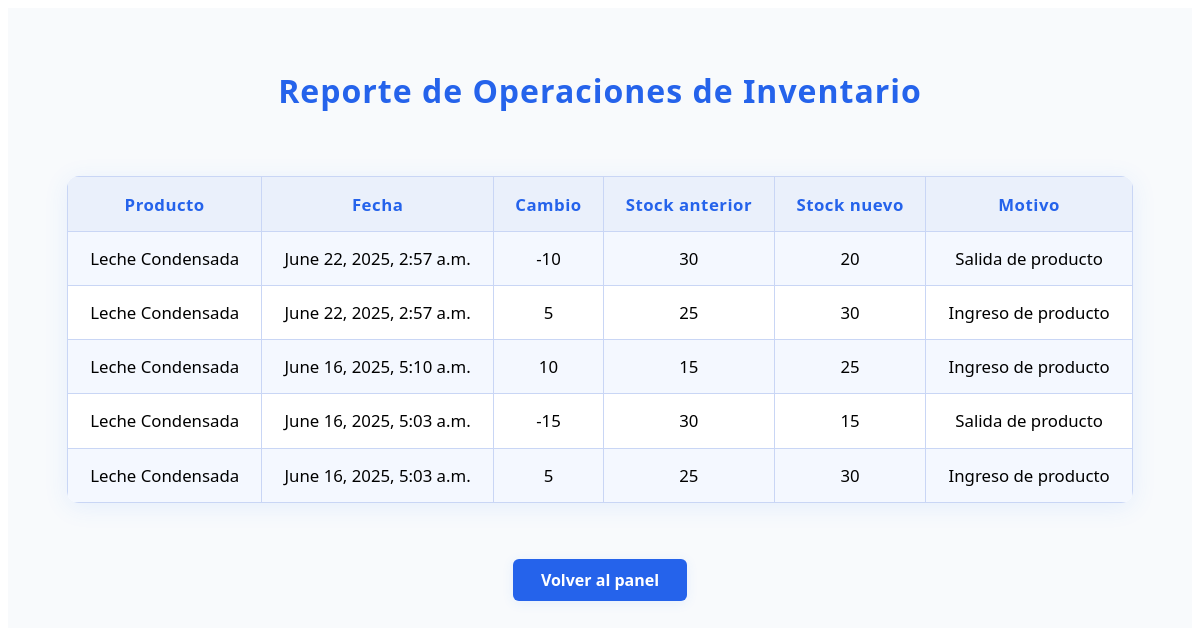
Page /directivo/reporte-operaciones/ on the earlier database version.
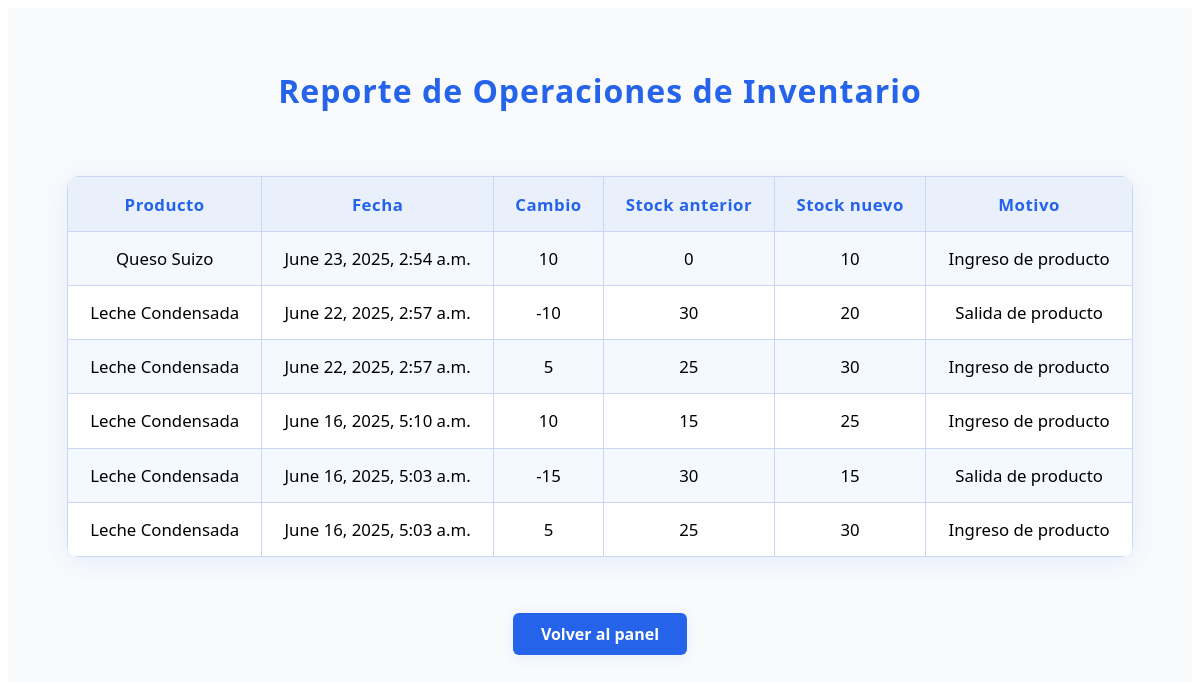
Same page on the later database version.
### Operador/Inventario/models.py (models this page shows, shortened)
class HistorialStock(models.Model):
    producto = models.ForeignKey(Producto, on_delete=models.CASCADE)
    fecha = models.DateTimeField(auto_now_add=True)
    stock_anterior = models.IntegerField()
    stock_nuevo = models.IntegerField()
    cambio = models.IntegerField()  # positivo para ingreso, negativo para salida
    motivo = models.CharField(max_length=100, blank=True, null=True)

### Cliente/producto/models.py (models this page shows, shortened)
class Producto(models.Model):
    id_producto = models.AutoField(primary_key=True)
    id_categoria = models.ForeignKey(Categoria, on_delete=models.CASCADE)
    nombre_producto = models.CharField(max_length=50)
    precio = models.DecimalField(max_digits=10, decimal_places=2)
    stock = models.IntegerField()

### Directivo/Controller/DirectivoController.py (the view)
# urls.py: path('reporte-operaciones/', reporte_operaciones_inventario, name='reporte_operaciones_inventario'),
def reporte_operaciones_inventario(request):
    historial = HistorialStock.objects.select_related('producto').order_by('-fecha')
    return render(request, 'reporte/reporte_operaciones_inventario.html', {'historial': historial})

### Directivo/templates/reporte/reporte_operaciones_inventario.html (shortened to what this page needs)
{% load static %}
<!DOCTYPE html>
<html>
<head>
    <link rel="stylesheet" href="{% static 'directivo/reporte_operaciones_inventario.css' %}">
</head>
<body>
    <div class="reporte-operaciones-root">
        <h1>Reporte de Operaciones de Inventario</h1>
        <table class="reporte-operaciones-table">
            <tr>
                <th>Producto</th>
                <th>Fecha</th>
                <th>Cambio</th>
                <th>Stock anterior</th>
                <th>Stock nuevo</th>
                <th>Motivo</th>
            </tr>
            {% for op in historial %}
            <tr>
                <td>{{ op.producto.nombre_producto }}</td>
                <td>{{ op.fecha }}</td>
                <td>{{ op.cambio }}</td>
                <td>{{ op.stock_anterior }}</td>
                <td>{{ op.stock_nuevo }}</td>
                <td>{{ op.motivo }}</td>
            </tr>
            {% empty %}
            <tr>
                <td colspan="6">No hay operaciones registradas.</td>
            </tr>
            {% endfor %}
        </table>
        <a href="{% url 'vista_directivo' %}" class="volver-link">Volver al panel</a>
    </div>
</body>
</html>

Differences in the rows shown:
added HistorialStock: producto.nombre_producto "Queso Suizo", fecha "June 23, 2025, 2:54 a.m.", cambio "10", stock_anterior "0", stock_nuevo "10", motivo "Ingreso de producto"
